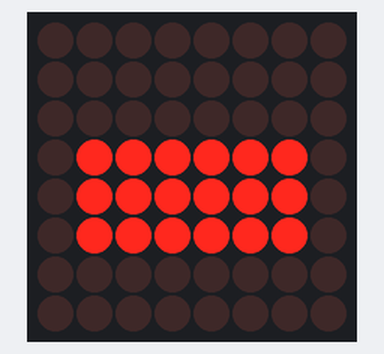
Bench run of a sketch on a simulated Arduino Mega 2560, built with avr-gcc and run on an emulated ATmega2560. Parts: 8×8 LED matrix.

Above: at 0.1 s.
At 0.6 s:
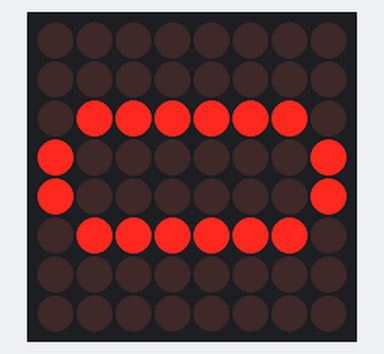

Measured:
- what the display in image 1 shows lasts 0.5 s, from 0.5 s to 1.0 s

The sketch:

CODE.ino
```cpp
#include <LedControl.h>

// Pins for the LED matrix
int DIN = 12;
int CS = 11;
int CLK = 10;

// Create a LedControl instance
LedControl lc = LedControl(DIN, CLK, CS, 1);

// Mouth closed pattern (larger)
byte mouthClosed[8] = {
  B00000000,
  B00000000,
  B00000000,
  B01111110,
  B01111110,
  B01111110,
  B00000000,
  B00000000
};

// Mouth open pattern (larger)
byte mouthOpen[8] = {
  B00000000,
  B00000000,
  B01111110,
  B10000001,
  B10000001,
  B01111110,
  B00000000,
  B00000000
};

void setup() {
  // Initialize the LED matrix
  lc.shutdown(0, false);
  lc.setIntensity(0, 8);
  lc.clearDisplay(0);
}

void loop() {
  // Display mouth closed
  displayPattern(mouthClosed);
  delay(500);

  // Display mouth open
  displayPattern(mouthOpen);
  delay(500);
}

void displayPattern(byte pattern[8]) {
  for (int i = 0; i < 8; i++) {
    lc.setRow(0, i, pattern[i]);
  }
}
```
